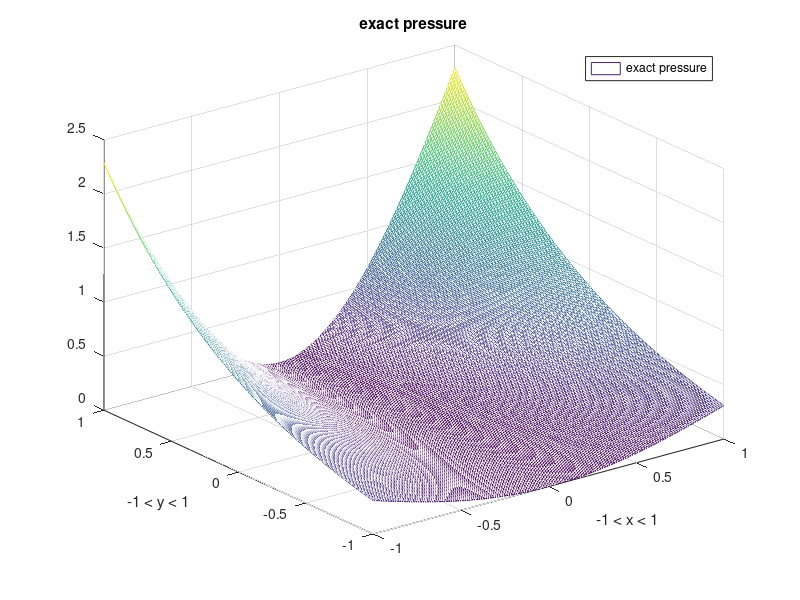

Reproduce this figure in MATLAB.
function plotting()
x = [-1:0.01:1];
for i = 1:length( x )
    for j = 1:length( x )
        x_1 = x( i );
        x_2 = x( j );
        p_exact( i, j ) = exp( x_1 ) * x_2 * sin( x_2 );
    end
end

% %%%%%%%%%%%%%%%%%%%%%%%%%%%%%%%%%%%%%%%%%%%%%%%%%%%%%%%%%%%%%%%%%%%%%%% %
% plot the results                                                        %
% %%%%%%%%%%%%%%%%%%%%%%%%%%%%%%%%%%%%%%%%%%%%%%%%%%%%%%%%%%%%%%%%%%%%%%% %
screen_size = get(0,'ScreenSize');
figure( 'Position', [1 1 screen_size(3) screen_size(4)],...
        'Name', 'exact pressure' );
mesh( x, x, p_exact );
title('exact pressure');
xlabel('-1 < x < 1');
ylabel('-1 < y < 1');
legend('exact pressure');
% %%%%%%%%%%%%%%%%%%%%%%%%%%%%%%%%%%%%%%%%%%%%%%%%%%%%%%%%%%%%%%%%%%%%%%% %